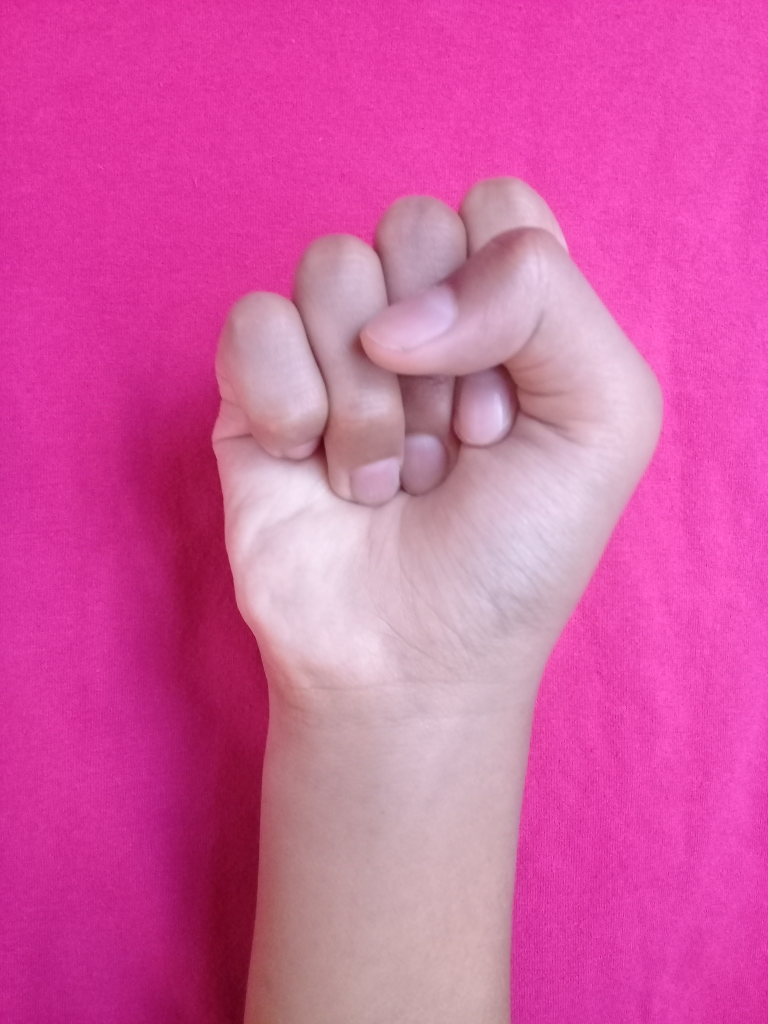
#> input picture Assignments/images/hand_gestures_digits_0_5/01.jpg, 1536 x 2048 px (shown at 1/2 size); its folder holds only this picture in this run
$ jupyter execute --allow-errors 'A3. Hand sign.ipynb'   (shell and % lines are left out)
#> lines starting #> are read from the running program, lines starting #| are printed output that depends on the picture
# Hand edge detection

---

Using the techniques from previous notebooks, create a computer vision pipeline to process the images in the **images/hand_gestures_digits_0_5** folder:

into the following:

### Imports

[cell 1]
# Sergio Hernandez Castillo
# A01025210

import cv2
import os, glob

import numpy as np
import matplotlib.pyplot as plt

# Adds plots to the Jupyter notebook instead of the terminal

image_dir = "images/hand_gestures_digits_0_5"

### Plot all the base images in a subplot of 2 rows and 3 columns

[cell 2]
## Code to plot the base images.

# Reading all the images as they are
og_hand1 = cv2.imread(image_dir + "/01.jpg")
#> og_hand1 is the input picture: shape (2048, 1536, 3); mean B, G, R 162.6, 91.2, 212.5
og_hand2 = cv2.imread(image_dir + "/02.jpg")
og_hand3 = cv2.imread(image_dir + "/03.jpg")
og_hand4 = cv2.imread(image_dir + "/04.jpg")
og_hand5 = cv2.imread(image_dir + "/05.jpg")
og_hand6 = cv2.imread(image_dir + "/06.jpg")

# Transforming each image from BGR to RGB
hand1 = cv2.cvtColor(og_hand1, cv2.COLOR_BGR2RGB)
#> (the rest of this cell did not finish here and is left out)

### Process all the images. Add all the code cells you may require.

[cell 3]
## Image processing.

# Transforming each image from RGB to grayscale
gray_hand1 = cv2.cvtColor(hand1, cv2.COLOR_RGB2GRAY)
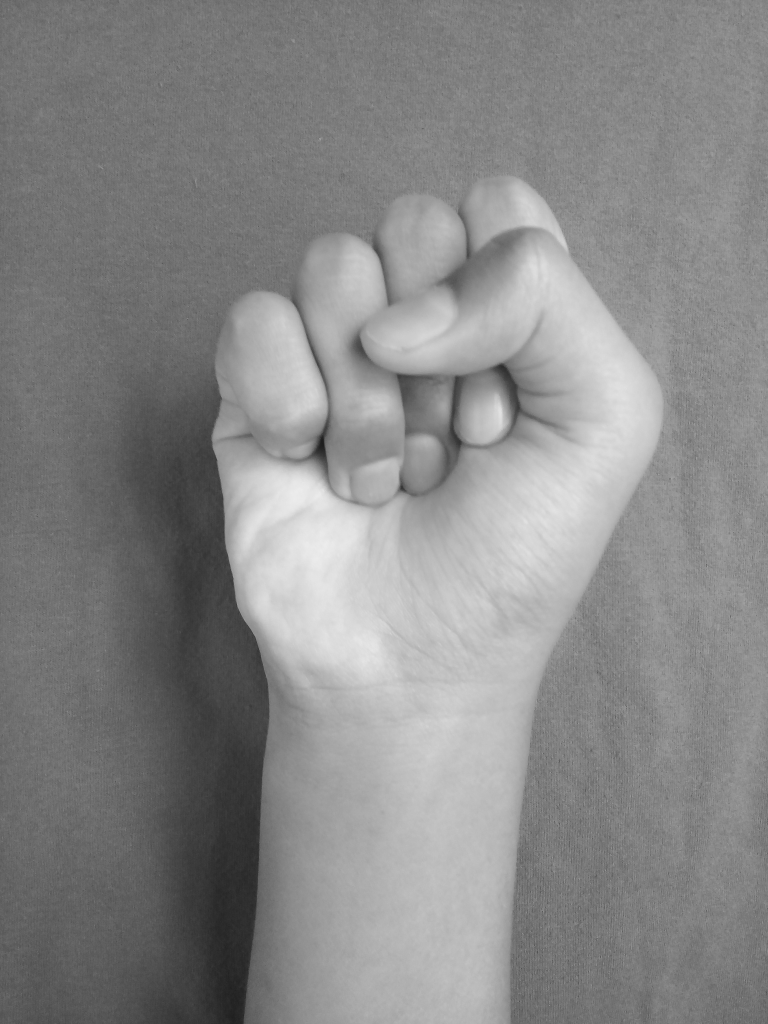
#> gray_hand1: shape (2048, 1536) (shown at 1/2 size); min 26, max 238, mean 135.6
#> (the rest of this cell did not finish here and is left out)
